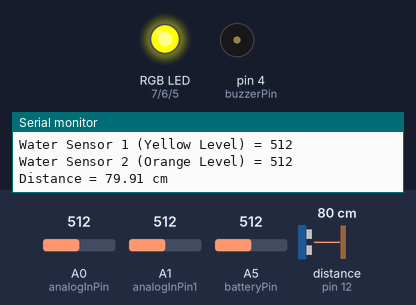
A sketch run on a simulated Arduino Uno, built with avr-gcc and run on an emulated ATmega328P. Parts: an RGB LED mixed from three pins (HIGH = lit), buzzer (waves = sounding), the last lines printed to the serial monitor. Wiring (inferred from the names in the program): ultrasonic range finder: trigger pin 13; echo pin 12. The test bench sets the inputs (shaded band); at power-on: distance to the obstacle (sensor on pin 12) 80 cm, A0 (analogInPin) = 512, A1 (analogInPin1) = 512, A5 (batteryPin) = 512. The echo pulse lasts 58.3 µs per cm; the modem accepts every AT command (registered, SIM ready, sends succeed) and sends nothing else; pins used as bus, display or sensor lines are not drawn.

Above: at 2.2 s.
2.3 s: distance to the obstacle (sensor on pin 12) set to 73 cm
15.0 s: distance to the obstacle (sensor on pin 12) set to 67 cm
At 17.8 s:
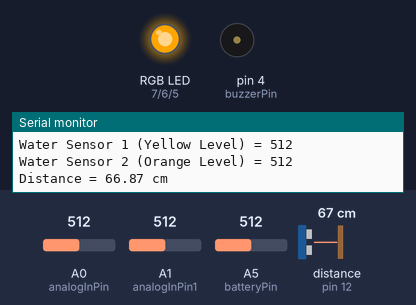
At 26.95 s:
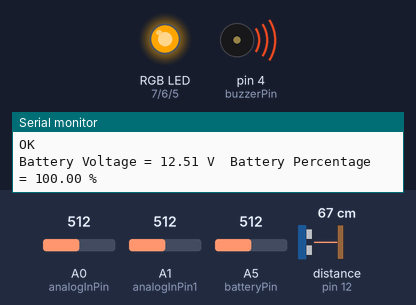
27.8 s: A0 (analogInPin) set to 408
31.6 s: A0 (analogInPin) set to 382
At 34.7 s:
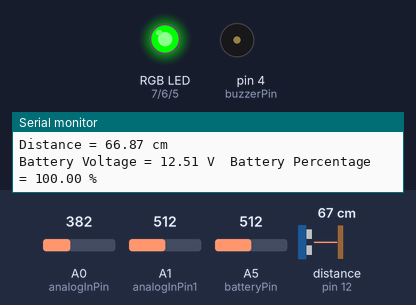
35.0 s: A1 (analogInPin1) set to 390
38.6 s: A0 (analogInPin) set to 410
At 41.5 s:
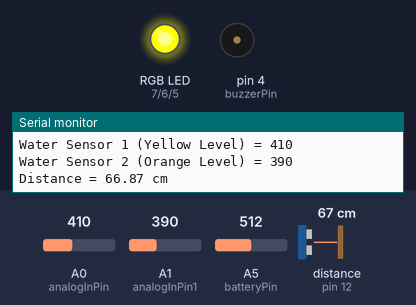
Timing chart, 0 to 43.0 s (numbered marks = the images above; inputs shaded):
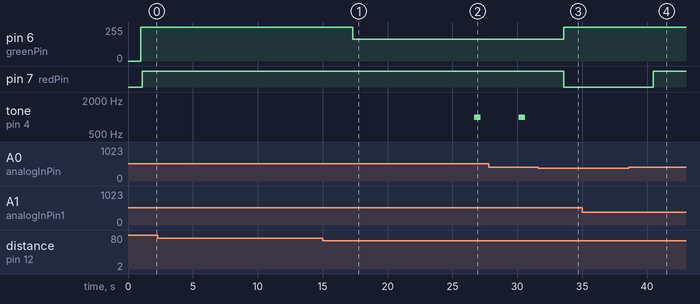

The sketch:

GeoGuardArduino.ino
```cpp
// Water Sensors
const int analogInPin = A0;  // Pin for Water Sensor 1 (Yellow Level)
const int analogInPin1 = A1; // Pin for Water Sensor 2 (Orange Level)
int sensorValue = 0;
int sensor2Value = 0;
const int waterSensor1Digital = 3; // Digital pin for transmitting first sensor's data
const int waterSensor2Digital = 9; // Digital pin for transmitting second sensor's data

// Ultrasonic Sensor
#define trigPin 13
#define echoPin 12

// RGB Module
int redPin = 7; // Ensure this pin supports PWM
int greenPin = 6; // Ensure this pin supports PWM
int bluePin = 5; // Ensure this pin supports PWM

// Buzzer
int buzzerPin = 4; // Pin for the buzzer
unsigned long previousMillis = 0; // Will store the last time the buzzer was updated
const long interval = 1500; // Interval at which to buzz (milliseconds)

// Battery Monitoring
const int batteryPin = A5; // Pin for battery voltage monitoring
int batteryValue = 0;
float voltage;
float bat_percentage;

// GSM Module
#include <SoftwareSerial.h>
SoftwareSerial sim(10, 11); // RX, TX pins for SIM800L

// Uptime tracking
unsigned long startTime = 0; // Store the system start time
const unsigned long maintenanceInterval = 15 * 24 * 60 * 60 * 1000UL; // 15 days in milliseconds
bool maintenanceReminderSent = false;

// Timing variables for sensor health readings
unsigned long ultrasonicFailureStart = 0;
unsigned long waterSensorFailureStart = 0;
const long discrepancyThreshold = 120000; // 2 minutes in milliseconds

// Array of phone numbers for responders
const char* phoneNumbers[] = {
  "+639937583174", // Change to your phone numbers
  "+639560338164"
};
const int numPhones = sizeof(phoneNumbers) / sizeof(phoneNumbers[0]);

// Admin phone number (for maintenance alerts)
const char* adminPhoneNumber = "+639560338164";

// Alert Flags
bool yellowAlertSent = false;
bool orangeAlertSent = false;
bool redAlertSent = false;
bool batteryAlertSent20 = false;
bool batteryAlertSent10 = false;
bool batteryAlertSent1 = false;
bool waterSensorFailureAlertSent = false;
bool ultrasonicFailureAlertSent = false;

void setup() {
  // Initialize serial communication
  Serial.begin(9600);

  // Set up Ultrasonic Sensor pins
  pinMode(trigPin, OUTPUT);
  pinMode(echoPin, INPUT);

  // Initialize GSM module
  sim.begin(9600);
  delay(1000);
  Serial.println("System Started...");

  pinMode(waterSensor1Digital, OUTPUT);
  pinMode(waterSensor2Digital, OUTPUT);

  // Set the RGB pins as outputs
  pinMode(redPin, OUTPUT);
  pinMode(greenPin, OUTPUT);
  pinMode(bluePin, OUTPUT);

  // Set the buzzer pin as output
  pinMode(buzzerPin, OUTPUT);

  // Initial color (green for normal)
  setColor(0, 255, 0);

  // Record the start time of the system
  startTime = millis();

}

void loop() {
  // Reading Water Sensors
  sensorValue = analogRead(analogInPin);
  sensor2Value = analogRead(analogInPin1);

  // Transmit the values as PWM signals
  analogWrite(waterSensor1Digital, map(sensorValue, 0, 1023, 0, 255));
  analogWrite(waterSensor2Digital, map(sensor2Value, 0, 1023, 0, 255));

  // Print Water Sensor 1 value
  Serial.println("--------------------------------------------------------");
  Serial.print("Water Sensor 1 (Yellow Level) = ");
  Serial.println(sensorValue);

  // Print Water Sensor 2 value
  Serial.print("Water Sensor 2 (Orange Level) = ");
  Serial.println(sensor2Value);

  // Reading Ultrasonic Sensor
  float duration, distance;
  digitalWrite(trigPin, LOW);
  delayMicroseconds(2);

  digitalWrite(trigPin, HIGH);
  delayMicroseconds(10);
  digitalWrite(trigPin, LOW);

  duration = pulseIn(echoPin, HIGH);
  distance = (duration / 2) * 0.0344;

  // Print Distance from Ultrasonic Sensor
  if (distance >= 400 || distance <= 2) {
    Serial.print("Distance = ");
    Serial.println("Out of range");
    distance = 401; // Set to out of range to avoid false red alerts
  } else {
    Serial.print("Distance = ");
    Serial.print(distance);
    Serial.println(" cm");
  }

  //  Flood monitoring alert logic
  bool currentYellowAlert = sensorValue > 400 && distance <= 120;
  bool currentOrangeAlert = sensorValue > 400 && sensor2Value > 400 && distance <= 70;
  bool currentRedAlert = sensorValue > 400 && sensor2Value > 400 && distance < 10 && distance > 2;

  // Conditional statements for Buzzer and RBG control with SMS Alerts
  // Buzzer and RBG control with SMS Alerts
  if (currentRedAlert) {
    tone(buzzerPin, 1000); // Continuous tone at 1000Hz
    setColor(255, 0, 0); // Red
    if (!redAlertSent) {
      SendMessage("Emergency: Red Level! The water has reached the red level. Please evacuate immediately to ensure your safety.");
      redAlertSent = true;
    }
  } else if (currentOrangeAlert) {
    unsigned long currentMillis = millis();
    setColor(255, 165, 0); // Orange
    if (!orangeAlertSent) {
      SendMessage("Urgent: Orange Level! The water has reached orange threshold. Please take precautionary measures and prepare for potential evacuation.");
      orangeAlertSent = true;
    }
    if (currentMillis - previousMillis >= interval) {
      previousMillis = currentMillis;
      tone(buzzerPin, 1000, 500); // Tone at 1000Hz for 500ms
    }

  } else if (currentYellowAlert) {
    noTone(buzzerPin); // Turn off buzzer
    setColor(255, 255, 0); // Yellow
    if (!yellowAlertSent) {
      SendMessage("Alert: Yellow Level! The water has reached yellow threshold. Please stay vigilant and be prepared for potential changes.");
      yellowAlertSent = true;
    }
  } else {
    noTone(buzzerPin); // Turn off buzzer
    setColor(0, 255, 0); // Green
  }

  // Reset alerts if water level drops below threshold
  if (!currentYellowAlert && yellowAlertSent) {
    yellowAlertSent = false;
  }
  if (!currentOrangeAlert && orangeAlertSent) {
    orangeAlertSent = false;
  }
  if (!currentRedAlert && redAlertSent) {
    redAlertSent = false;
  }

  // Battery Monitoring
  batteryValue = analogRead(batteryPin);
  voltage = (((batteryValue * 5.0) / 1023) * 5);
  bat_percentage = mapfloat(voltage, 5.3, 12.0, 0, 100);

  // Clamp battery percentage within range
  if (bat_percentage >= 100) {
    bat_percentage = 100;
  } else if (bat_percentage <= 0) {
    bat_percentage = 1;
  }

  // Print Battery Information
  Serial.print("Battery Voltage = ");
  Serial.print(voltage);
  Serial.print(" V\tBattery Percentage = ");
  Serial.print(bat_percentage);
  Serial.println(" %");

  // Battery maintenance alert logic
  bool currentBatteryAlert20 = bat_percentage <= 20;
  bool currentBatteryAlert10 = bat_percentage <= 10;
  bool currentBatteryAlert1 = bat_percentage <= 1;

  // Conditional statements for battery maintenance
  if (currentBatteryAlert1) {
    if (!batteryAlertSent1) {
      SendMessageToAdmin(String(bat_percentage) + "% Battery is nearly empty. This is the last notification and the system may not function properly.");
      batteryAlertSent1 = true;
    }
  } else if (currentBatteryAlert10) {
    if (!batteryAlertSent10) {
      SendMessageToAdmin(String(bat_percentage) + "% Battery. Please recharge the battery immediately.");
      batteryAlertSent10 = true;
    }
  } else if (currentBatteryAlert20) {
    if (!batteryAlertSent20) {
      SendMessageToAdmin(String(bat_percentage) + "% Battery. Please consider recharging soon.");
      batteryAlertSent20 = true;
    }
  }

  // Reset alerts if battery percentage improves
  if (!currentBatteryAlert20 && batteryAlertSent20) {
    batteryAlertSent20 = false;
  }
  if (!currentBatteryAlert10 && batteryAlertSent10) {
    batteryAlertSent10 = false;
  }
  if (!currentBatteryAlert1 && batteryAlertSent1) {
    batteryAlertSent1 = false;
  }

  // Check for maintenance reminder
  checkMaintenanceReminder(startTime, maintenanceInterval, maintenanceReminderSent,
                          "Regular Maintenance Reminder: The system has been running for 15 days. Please perform the necessary maintenance checks.");

  // Sensor health check logic
  bool currentUltrasonicFailure = sensorValue < 400 && sensor2Value < 400 && distance <= 120;
  bool currentWaterSensorFailure = sensorValue > 400 && distance > 120;

  // Check sensor maintenance function
  checkSensorFailure(currentUltrasonicFailure, ultrasonicFailureStart, ultrasonicFailureAlertSent,
                     "Sensor Failure: Geoguard detects something in range, but water sensors are not responding. Please check sensor functionality.");

  checkSensorFailure(currentWaterSensorFailure, waterSensorFailureStart, waterSensorFailureAlertSent,
                     "Sensor Failure: Geoguard detects something in range, but water sensors are not responding. Please check sensor functionality.");

  // Delay before next reading
  delay(3300);
}

void SendMessage(String SMS) {
  for (int i = 0; i < numPhones; i++) {
    sim.println("AT+CMGF=1");    // Sets the GSM Module in Text Mode
    delay(200);
    sim.println("AT+CMGS=\"" + String(phoneNumbers[i]) + "\"\r"); // Mobile phone number to send message
    delay(200);
    sim.println(SMS);
    delay(100);
    sim.println((char)26); // ASCII code of CTRL+Z
    delay(3000); // Delay to ensure SMS are sent properly to each number
    String _buffer = _readSerial();
    Serial.println(_buffer);
  }
}

void SendMessageToAdmin(String SMS) {
    sim.println("AT+CMGF=1");    // Sets the GSM Module in Text Mode
    delay(200);
    sim.println("AT+CMGS=\"" + String(adminPhoneNumber) + "\"\r"); // Mobile phone number to send message
    delay(200);
    sim.println(SMS);
    delay(100);
    sim.println((char)26); // ASCII code of CTRL+Z
    delay(3000); // Delay to ensure SMS are sent properly to each number
    String _buffer = _readSerial();
    Serial.println(_buffer);
}

String _readSerial() {
  int _timeout = 0;
  while (!sim.available() && _timeout < 12000) {
    delay(13);
    _timeout++;
  }
  if (sim.available()) {
    return sim.readString();
  }
  return "";
}

void checkMaintenanceReminder(unsigned long &startTime, const unsigned long interval, bool &reminderSent, const char* message) {
  unsigned long currentMillis = millis();
  if ((currentMillis - startTime >= interval) && !reminderSent) {
    SendMessageToAdmin(message);
    reminderSent = true;             // Ensure the reminder is sent only once
    startTime = millis();             // Reset the start time
    reminderSent = false;             // Reset the reminder for future reminders
  }
}

// Function to handle sensor failure check and alert
void checkSensorFailure(bool currentFailure, unsigned long &failureStart, bool &alertSent, const char* failureMessage) {
  if (currentFailure) {
    if (failureStart == 0) {
      failureStart = millis();  // Start timer for failure
      Serial.println("SENSOR FAILURE COUNTDOWN");
    } else if (millis() - failureStart >= discrepancyThreshold) {
      if (!alertSent) {
        SendMessageToAdmin(failureMessage);
        alertSent = true;
      }
    }
  } else if (failureStart > 0) {
    failureStart = 0; // Reset timer
    alertSent = false; // Reset alert flag
    Serial.println("COUNTDOWN RESET");
  }
}

void setColor(int red, int green, int blue) {
  analogWrite(redPin, red);
  analogWrite(greenPin, green);
  analogWrite(bluePin, blue);
}

float mapfloat(float x, float in_min, float in_max, float out_min, float out_max) {
  return (x - in_min) * (out_max - out_min) / (in_max - in_min) + out_min;
}
```

Measured:
- the behaviour switches between 71 and 70 cm on distance to the obstacle (sensor on pin 12) (found by bisection; images 0 and 1)
- the behaviour switches between 401 and 400 on A0 (analogInPin) (found by bisection; images 2 and 3)
- after the input at 15.0 s, pin 6 (greenPin): 255/255 → 165/255 after 2.3 s; tone on pin 4 (buzzerPin): silent → 1000 Hz after 11.7 s, → silent 0.50 s later
- after the input at 31.6 s, pin 6 (greenPin): 165/255 → 255/255 after 2.0 s; pin 7 (redPin): HIGH → LOW after 2.0 s; tone on pin 4 (buzzerPin): stays silent (without the input it goes to 1000 Hz after 2.0 s)
- after the input at 38.6 s, pin 7 (redPin): LOW → HIGH after 1.9 s
